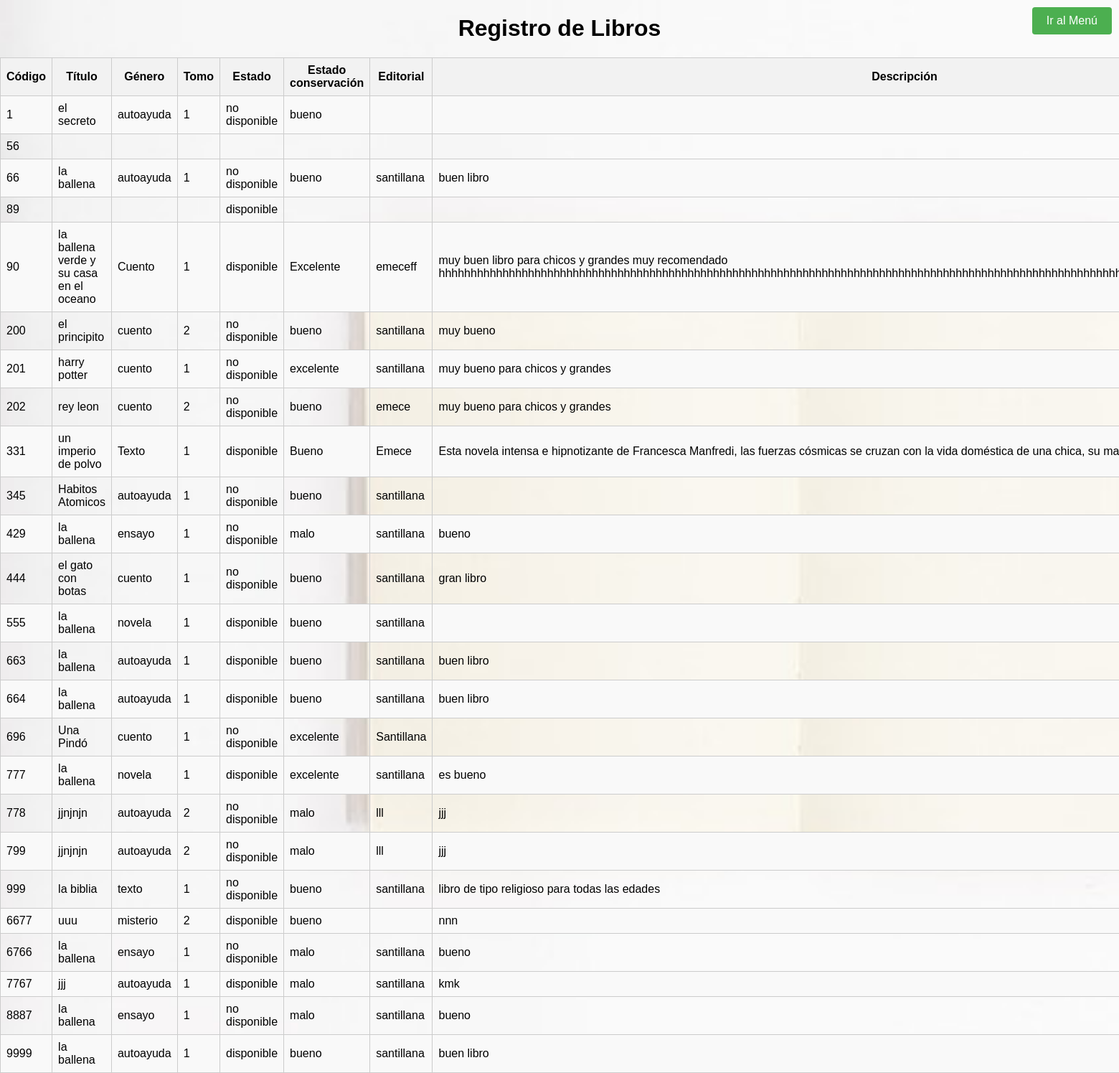
The page /view/listar_libros.php on the database its author committed.
### tables this page shows
CREATE TABLE `libro` (
  `id_libro` int NOT NULL,
  `titulo` varchar(200) DEFAULT NULL,
  `genero` varchar(15) DEFAULT NULL,
  `tomo` varchar(20) DEFAULT NULL,
  `estado` varchar(20) DEFAULT NULL,
  `estado_conservacion` varchar(20) DEFAULT NULL,
  `descripcion` varchar(1000) DEFAULT NULL,
  `id_editorial` varchar(200) DEFAULT NULL,
  `vigencia` varchar(20) DEFAULT NULL,
  `borrado` tinyint(1) DEFAULT NULL,
  PRIMARY KEY (`id_libro`),
  KEY `FK_libror2` (`id_editorial`)
);

### controller/listarlibro.php (called while the page is built)
<?php
require_once  "../model/conexion.php";
require_once  "../model/funciones.php";
$conn = conectar();
listarlibro ($conn );
?>

### model/funciones.php (the view, shortened to what this page needs)
    <?php
function listarlibro($conn){
    $sql = "SELECT id_libro, titulo, genero, estado, estado_conservacion, descripcion, tomo, id_editorial FROM libro where borrado is null ";
    $result = $conn->query($sql);
    if ($result->num_rows > 0) {
      while ($row = $result->fetch_assoc()) {
        echo "<tr>";
      echo "<td>" . $row["id_libro"] . "</td>";
       echo "<td>" . $row["titulo"] . "</td>";
	   echo "<td>" . $row["genero"] . "</td>";
	   echo "<td>" . $row["tomo"] . "</td>";
	   echo "<td>" . $row["estado"] . "</td>";
	   echo "<td>" . $row["estado_conservacion"] . "</td>";
	   echo "<td>" . $row["id_editorial"] . "</td>";
	   echo "<td>" . $row["descripcion"] . "</td>";
       echo "</tr>";
      }
    } else {
	  	 	                		        echo "<div style='background-color: #fff; padding: 20px; border-radius: 5px; box-shadow: 0 0 10px rgba(0, 0, 0, 0.1); margin: 0 auto; position: fixed; top: 50%; left: 50%; transform: translate(-50%, -50%);'><p>No hay registros de libros</p></div>";
    }
	}

### view/listar_libros.php (shortened to what this page needs)
<!DOCTYPE html>
<html>
<head>
</head>
<body>
  <h1> Registro de Libros</h1>
  <!DOCTYPE html>
<html>
<head>
</head>
<body>
  <div class="container">
    <a href="fLibro.php" class="button">Ir al Menú</a>
  </div>
</body>
</html>
  <table>
    <tr>
	  <th>Código</th>
      <th>Título</th>
	  <th>Género</th>
	  <th>Tomo</th>
	  <th>Estado</th>
	  <th>Estado conservación</th>
	  <th>Editorial</th>
	  <th>Descripción</th>
    </tr>
    <?php
	require_once  "../controller/listarlibro.php";
?>
  </table>
</body>
</html>

### view/listar_libros.php (style rules this page uses)
body { font-family: Arial, sans-serif; background-color: #f2f2f2; margin: 0; padding: 20px; background-image: url("fondo/ll.jpg"); background-size: cover; background-repeat: no-repeat; }
body { font-family: Arial, sans-serif; }
h1 { text-align: center; }
table { margin: 0 auto; border-collapse: collapse; }
th, td { padding: 8px; border: 1px solid #ccc; }
th { background-color: #f2f2f2; }
tr:nth-child(even) { background-color: #f9f9f9; }
body { margin: 0; padding: 0; }
.container { position: absolute; top: 10px; right: 10px; }
.button { display: inline-block; padding: 10px 20px; background-color: #4CAF50; color: white; text-decoration: none; border: none; border-radius: 4px; font-size: 16px; }

### rows shown on the page
libro: id_libro "1", titulo "el secreto", genero "autoayuda", tomo "1", estado "no disponible", estado_conservacion "bueno"
libro: id_libro "56"
libro: id_libro "66", titulo "la ballena", genero "autoayuda", tomo "1", estado "no disponible", estado_conservacion "bueno", id_editorial "santillana", descripcion "buen libro"
libro: id_libro "89", estado "disponible"
libro: id_libro "90", titulo "la ballena verde y su casa en el oceano", genero "Cuento", tomo "1", estado "disponible", estado_conservacion "Excelente", id_editorial "emeceff", descripcion "muy buen libro para chicos y grandes muy recomendado…"
libro: id_libro "200", titulo "el principito", genero "cuento", tomo "2", estado "no disponible", estado_conservacion "bueno", id_editorial "santillana", descripcion "muy bueno"
libro: id_libro "201", titulo "harry potter", genero "cuento", tomo "1", estado "no disponible", estado_conservacion "excelente", id_editorial "santillana", descripcion "muy bueno para chicos y grandes"
libro: id_libro "202", titulo "rey leon", genero "cuento", tomo "2", estado "no disponible", estado_conservacion "bueno", id_editorial "emece", descripcion "muy bueno para chicos y grandes"
libro: id_libro "331", titulo "un imperio de polvo", genero "Texto", tomo "1", estado "disponible", estado_conservacion "Bueno", id_editorial "Emece", descripcion "Esta novela intensa e hipnotizante de Francesca Manfredi, las fuerzas cósmicas se cruzan con la vida doméstica de una chica, su…"
libro: id_libro "345", titulo "Habitos Atomicos", genero "autoayuda", tomo "1", estado "no disponible", estado_conservacion "bueno", id_editorial "santillana"
libro: id_libro "429", titulo "la ballena", genero "ensayo", tomo "1", estado "no disponible", estado_conservacion "malo", id_editorial "santillana", descripcion "bueno"
libro: id_libro "444", titulo "el gato con botas", genero "cuento", tomo "1", estado "no disponible", estado_conservacion "bueno", id_editorial "santillana", descripcion "gran libro"
libro: id_libro "555", titulo "la ballena", genero "novela", tomo "1", estado "disponible", estado_conservacion "bueno", id_editorial "santillana"
libro: id_libro "663", titulo "la ballena", genero "autoayuda", tomo "1", estado "disponible", estado_conservacion "bueno", id_editorial "santillana", descripcion "buen libro"
libro: id_libro "664", titulo "la ballena", genero "autoayuda", tomo "1", estado "disponible", estado_conservacion "bueno", id_editorial "santillana", descripcion "buen libro"
libro: id_libro "696", titulo "Una Pindó", genero "cuento", tomo "1", estado "no disponible", estado_conservacion "excelente", id_editorial "Santillana"
libro: id_libro "777", titulo "la ballena", genero "novela", tomo "1", estado "disponible", estado_conservacion "excelente", id_editorial "santillana", descripcion "es bueno"
libro: id_libro "778", titulo "jjnjnjn", genero "autoayuda", tomo "2", estado "no disponible", estado_conservacion "malo", id_editorial "lll", descripcion "jjj"
libro: id_libro "799", titulo "jjnjnjn", genero "autoayuda", tomo "2", estado "no disponible", estado_conservacion "malo", id_editorial "lll", descripcion "jjj"
libro: id_libro "999", titulo "la biblia", genero "texto", tomo "1", estado "no disponible", estado_conservacion "bueno", id_editorial "santillana", descripcion "libro de tipo religioso para todas las edades"
libro: id_libro "6677", titulo "uuu", genero "misterio", tomo "2", estado "disponible", estado_conservacion "bueno", descripcion "nnn"
libro: id_libro "6766", titulo "la ballena", genero "ensayo", tomo "1", estado "no disponible", estado_conservacion "malo", id_editorial "santillana", descripcion "bueno"
libro: id_libro "7767", titulo "jjj", genero "autoayuda", tomo "1", estado "disponible", estado_conservacion "malo", id_editorial "santillana", descripcion "kmk"
libro: id_libro "8887", titulo "la ballena", genero "ensayo", tomo "1", estado "no disponible", estado_conservacion "malo", id_editorial "santillana", descripcion "bueno"
libro: id_libro "9999", titulo "la ballena", genero "autoayuda", tomo "1", estado "disponible", estado_conservacion "bueno", id_editorial "santillana", descripcion "buen libro"
